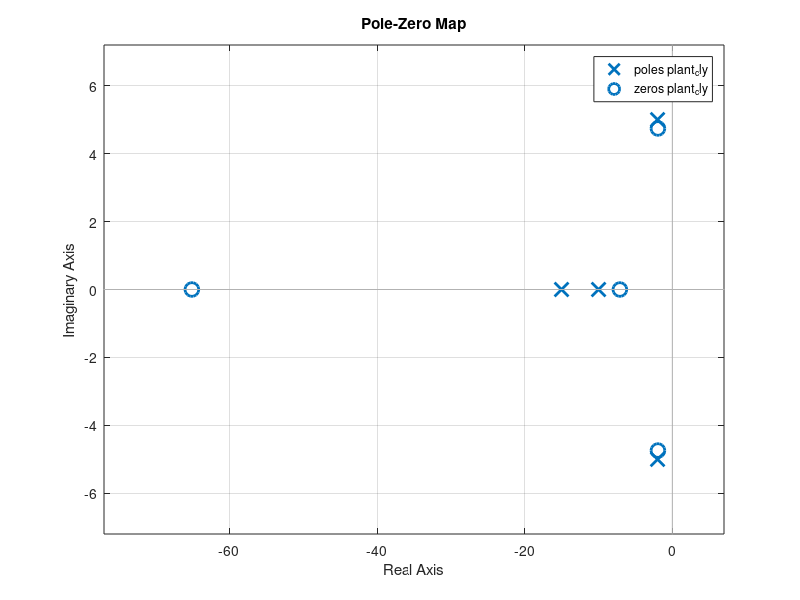

MATLAB code to generate this figure:
clear all
close all
clc
b=1.595;
a=1.430;
uc=20;
cr=96000;
cf=80000;
i=4132;
m=2325;
k1=0.2943;
k2=0.5803;
k3=11.1133;
k4=1.7986;
A=[(-cf-cr)/(uc*m)-cf*k1/m (b*cr-a*cf)/(uc*m)-uc-cf*k2/m -k3*cf/m -k4*cf/m;(b*cr-a*cf)/(uc*i)-a*cf*k1/i (b*b*cr-a*a*cf)/(uc*i)-a*cf*k2/i -a*cf*k3/i -a*cf*k4/i;0 1 0 0;1 0 uc 0];
B=[k4*cf/m;a*cf*k4/i;0;0];
C=[k1/k4 k2/k4 k3/k4 1];
D=1/k4;
ss(A,B,C,D);
plant_cly=tf(ss(A,B,C,D));
pole(plant_cly);
zero(plant_cly);
pzmap(plant_cly);